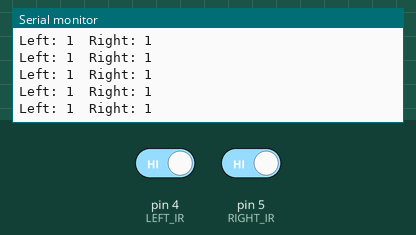
Simulated run of this sketch. Board: Arduino Uno, built with avr-gcc and run on an emulated ATmega328P. On the bench: the last lines printed to the serial monitor. The test bench sets the inputs (shaded band); at power-on: pin 4 (LEFT_IR) HIGH, pin 5 (RIGHT_IR) HIGH.

Above: at 1.2 s.
1.3 s: pin 4 (LEFT_IR) driven LOW
At 1.56 s:
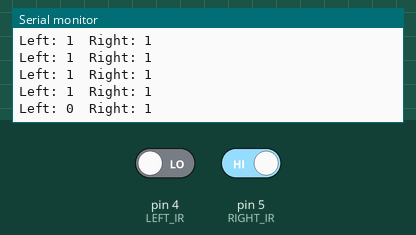
2.8 s: pin 5 (RIGHT_IR) driven LOW
At 2.96 s:
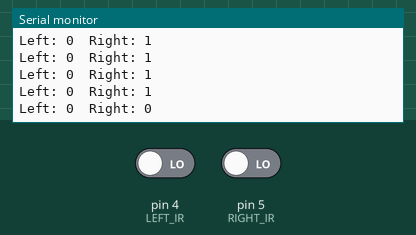
4.3 s: pin 4 (LEFT_IR) driven HIGH
At 4.56 s:
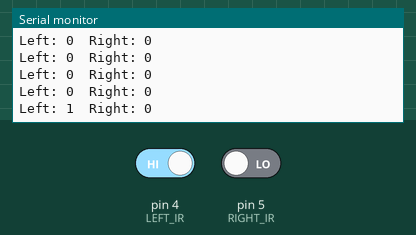

The sketch:

IR_Edge_Test.ino
```cpp
#define LEFT_IR 4
#define RIGHT_IR 5

void setup() {

  Serial.begin(9600);

  pinMode(LEFT_IR, INPUT);
  pinMode(RIGHT_IR, INPUT);

  Serial.println("NYX Dual IR Test");

}


void loop() {

  int leftState = digitalRead(LEFT_IR);
  int rightState = digitalRead(RIGHT_IR);


  Serial.print("Left: ");
  Serial.print(leftState);

  Serial.print("  Right: ");
  Serial.println(rightState);


  delay(200);

}
```

Measured:
- after the input at 1.3 s, the serial monitor: prints a new line after 0.10 s (image 1)
- after the input at 2.8 s, the serial monitor: prints a new line at once (image 2)
- after the input at 4.3 s, the serial monitor: prints a new line after 0.11 s (image 3)
